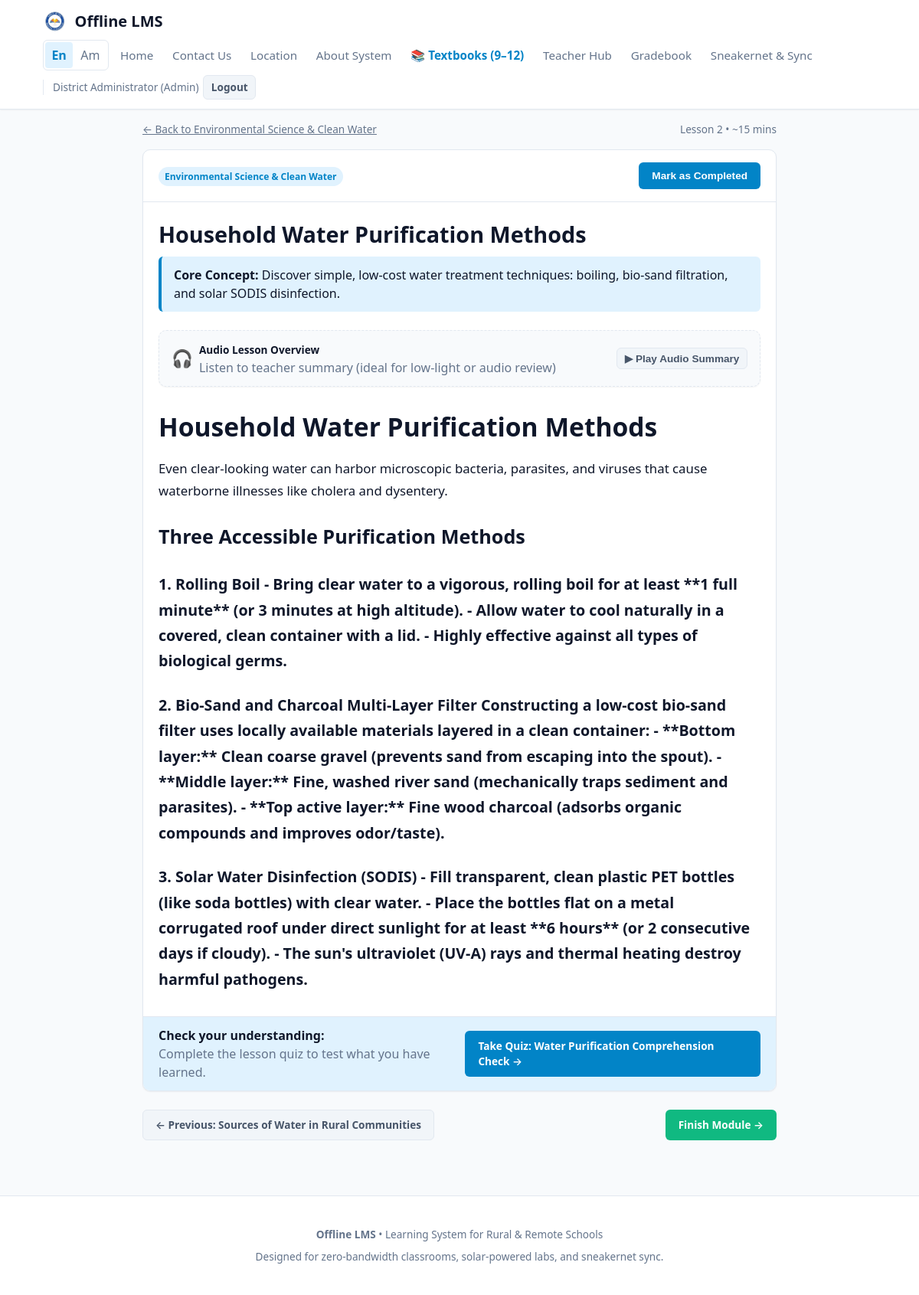
/student/lesson/2 (signed in), run on the app's committed database.
### tables this page shows
CREATE TABLE subjects (
    id INTEGER PRIMARY KEY AUTOINCREMENT,
    title TEXT NOT NULL,
    code TEXT UNIQUE NOT NULL,
    grade_level TEXT NOT NULL,
    description TEXT,
    icon TEXT DEFAULT 'book',
    created_by INTEGER,
    created_at TIMESTAMP DEFAULT CURRENT_TIMESTAMP,
    FOREIGN KEY(created_by) REFERENCES users(id) ON DELETE SET NULL
);

CREATE TABLE lessons (
    id INTEGER PRIMARY KEY AUTOINCREMENT,
    subject_id INTEGER NOT NULL,
    title TEXT NOT NULL,
    order_num INTEGER DEFAULT 1,
    content_markdown TEXT NOT NULL,
    summary TEXT,
    estimated_minutes INTEGER DEFAULT 15,
    has_audio_guide INTEGER DEFAULT 0,
    created_at TIMESTAMP DEFAULT CURRENT_TIMESTAMP,
    FOREIGN KEY(subject_id) REFERENCES subjects(id) ON DELETE CASCADE
);

CREATE TABLE quizzes (
    id INTEGER PRIMARY KEY AUTOINCREMENT,
    lesson_id INTEGER,
    subject_id INTEGER NOT NULL,
    title TEXT NOT NULL,
    description TEXT,
    passing_score INTEGER DEFAULT 70,
    created_at TIMESTAMP DEFAULT CURRENT_TIMESTAMP,
    FOREIGN KEY(lesson_id) REFERENCES lessons(id) ON DELETE SET NULL,
    FOREIGN KEY(subject_id) REFERENCES subjects(id) ON DELETE CASCADE
);

### app/routes/student_routes.py (the view)
@bp.route("/lesson/<int:lesson_id>")
@login_required
def lesson_view(lesson_id):
    user_id = session["user_id"]
    with db_session() as conn:
        cursor = conn.cursor()
        cursor.execute("""
            SELECT l.*, s.title as subject_title, s.id as subject_id,
                   CASE WHEN lc.id IS NOT NULL THEN 1 ELSE 0 END as is_completed
            FROM lessons l
            JOIN subjects s ON l.subject_id = s.id
            LEFT JOIN lesson_completions lc ON l.id = lc.lesson_id AND lc.student_id = ?
            WHERE l.id = ?
        """, (user_id, lesson_id))
        lesson_row = cursor.fetchone()
        if not lesson_row:
            abort(404)
        lesson = dict(lesson_row)
        cursor.execute("""
            SELECT id, title FROM lessons
            WHERE subject_id = ? AND order_num > ?
            ORDER BY order_num ASC LIMIT 1
        """, (lesson["subject_id"], lesson["order_num"]))
        next_lesson = cursor.fetchone()
        cursor.execute("""
            SELECT id, title FROM lessons
            WHERE subject_id = ? AND order_num < ?
            ORDER BY order_num DESC LIMIT 1
        """, (lesson["subject_id"], lesson["order_num"]))
        prev_lesson = cursor.fetchone()
        cursor.execute("""
            SELECT id, title, passing_score FROM quizzes WHERE lesson_id = ?
        """, (lesson_id,))
        quizzes = [dict(row) for row in cursor.fetchall()]
    return render_template("student/lesson_view.html", lesson=lesson,
                           next_lesson=dict(next_lesson) if next_lesson else None,
                           prev_lesson=dict(prev_lesson) if prev_lesson else None,
                           quizzes=quizzes)

### app/auth.py (called while the page is built)
def login_required(f):
    @wraps(f)
    def decorated_function(*args, **kwargs):
        if "user_id" not in session:
            flash("Please sign in to access this page.", "warning")
            return redirect(url_for("auth.login", next=request.path))
        return f(*args, **kwargs)
    return decorated_function

### app/database.py (called while the page is built)
def get_connection():
    conn = sqlite3.connect(Config.DATABASE, timeout=15.0)
    conn.row_factory = sqlite3.Row
    conn.execute("PRAGMA foreign_keys = ON;")
    conn.execute("PRAGMA journal_mode = WAL;")
    return conn

@contextmanager
def db_session():
    conn = get_connection()
    try:
        yield conn
        conn.commit()
    except Exception:
        conn.rollback()
        raise
    finally:
        conn.close()

### app/templates/student/lesson_view.html (shortened to what this page needs)
{% extends 'base.html' %}
{% block content %}
<div class="container" style="max-width: 860px;">
  <div class="mb-3 d-flex justify-between align-center">
    <a href="{{ url_for('student.subject_detail', subject_id=lesson.subject_id) }}" class="text-sm text-muted">
      &larr; Back to {{ lesson.subject_title }}
    </a>
    <span class="text-sm text-muted">Lesson {{ lesson.order_num }} &bull; ~{{ lesson.estimated_minutes }} mins</span>
  </div>
  <div class="card mb-4">
    <div class="card-header d-flex justify-between align-center">
      <div>
        <span class="badge badge-primary">{{ lesson.subject_title }}</span>
      </div>
      <div>
        {% if lesson.is_completed %}
          <button id="complete-lesson-btn" class="btn btn-success text-sm" disabled>✓ Lesson Completed</button>
        {% else %}
          <button id="complete-lesson-btn" onclick="markLessonComplete({{ lesson.id }})" class="btn btn-primary text-sm">
            Mark as Completed
          </button>
        {% endif %}
      </div>
    </div>
    <div class="card-body">
      <h1 class="mb-2" style="font-size: 1.8rem;">{{ lesson.title }}</h1>
      {% if lesson.summary %}
        <div style="background: var(--primary-light); border-left: 4px solid var(--primary); padding: 0.75rem 1rem; border-radius: var(--radius-sm); margin-bottom: 1.5rem;">
          <strong>Core Concept:</strong> {{ lesson.summary }}
        </div>
      {% endif %}
      <div class="card mb-4" style="background: var(--bg-main); border: 1px dashed var(--border);">
        <div class="card-body d-flex align-center justify-between" style="padding: 0.75rem 1rem;">
          <div class="d-flex align-center gap-1">
            <span style="font-size: 1.4rem;">🎧</span>
            <div>
              <strong class="text-sm">Audio Lesson Overview</strong>
              <p class="text-xs text-muted">Listen to teacher summary (ideal for low-light or audio review)</p>
            </div>
          </div>
          <button onclick="toggleAudioDemo(this)" class="btn btn-secondary text-sm" style="padding: 0.3rem 0.6rem;">
            ▶ Play Audio Summary
          </button>
        </div>
      </div>
      <div class="lesson-body">
        {% for paragraph in lesson.content_markdown.split('\n\n') %}
          {% if paragraph.startswith('### ') %}
            <h3>{{ paragraph[4:] }}</h3>
          {% elif paragraph.startswith('## ') %}
            <h2>{{ paragraph[3:] }}</h2>
          {% elif paragraph.startswith('# ') %}
            <h1>{{ paragraph[2:] }}</h1>
          {% elif paragraph.startswith('> ') %}
            <blockquote>{{ paragraph[2:] }}</blockquote>
          {% else %}
            <p>{{ paragraph }}</p>
          {% endif %}
        {% endfor %}
      </div>
    </div>
    {% if quizzes %}
      <div class="card-footer" style="background: var(--primary-light); border-top: 1px solid var(--border);">
        <div class="d-flex justify-between align-center">
          <div>
            <strong>Check your understanding:</strong>
            <p class="text-xs text-muted">Complete the lesson quiz to test what you have learned.</p>
          </div>
          {% for q in quizzes %}
            <a href="{{ url_for('student.quiz_view', quiz_id=q.id) }}" class="btn btn-primary text-sm">
              Take Quiz: {{ q.title }} &rarr;
            </a>
          {% endfor %}
        </div>
      </div>
    {% endif %}
  </div>
  <div class="d-flex justify-between align-center mb-4">
    {% if prev_lesson %}
      <a href="{{ url_for('student.lesson_view', lesson_id=prev_lesson.id) }}" class="btn btn-secondary text-sm">
        &larr; Previous: {{ prev_lesson.title }}
      </a>
    {% else %}
      <div></div>
    {% endif %}
    {% if next_lesson %}
      <a href="{{ url_for('student.lesson_view', lesson_id=next_lesson.id) }}" class="btn btn-primary text-sm">
        Next: {{ next_lesson.title }} &rarr;
      </a>
    {% else %}
      <a href="{{ url_for('student.subject_detail', subject_id=lesson.subject_id) }}" class="btn btn-success text-sm">
        Finish Module &rarr;
      </a>
    {% endif %}
  </div>
</div>
{% endblock %}

### app/static/css/app.css (style rules this page uses)
:root { --primary: #0284c7; --primary-hover: #0369a1; --primary-light: #e0f2fe; --secondary: #475569; --secondary-light: #f1f5f9; --success: #10b981; --success-light: #d1fae5; --warning: #f59e0b; --warning-light: #fef3c7; --danger: #ef4444; --danger-light: #fee2e2; --bg-main: #f8fafc; --bg-card: #ffffff; --text-main: #0f172a; --text-muted: #64748b; --border: #e2e8f0; --radius-sm: 6px; --radius-md: 10px; --radius-lg: 16px; --radius-full: 9999px; --shadow-sm: 0 1px 2px 0 rgb(0 0 0 / 0.05); --shadow-md: 0 4px 6px -1px rgb(0 0 0 / 0.1), 0 2px 4px -2px rgb(0 0 0 / 0.1); --shadow-lg: 0 10px 15px -3px rgb(0 0 0 / 0.1), 0 4px 6px -4px rgb(0 0 0 / 0.1); --font: system-ui, -apple-system, BlinkMacSystemFont, 'Segoe UI', Roboto, Helvetica, Arial, sans-serif; }
* { box-sizing: border-box; margin: 0; padding: 0; }
body { font-family: var(--font); background-color: var(--bg-main); color: var(--text-main); line-height: 1.5; min-height: 100vh; display: flex; flex-direction: column; }
.container { width: 100%; max-width: 1120px; margin: 0 auto; padding: 1rem; }
.card { background-color: var(--bg-card); border-radius: var(--radius-md); border: 1px solid var(--border); box-shadow: var(--shadow-sm); transition: transform 0.15s ease, box-shadow 0.15s ease; overflow: hidden; }
.card-header { padding: 1rem 1.25rem; border-bottom: 1px solid var(--border); font-weight: 600; display: flex; align-items: center; justify-content: space-between; }
.card-body { padding: 1.25rem; }
.card-footer { padding: 0.75rem 1.25rem; background-color: var(--bg-main); border-top: 1px solid var(--border); }
.btn { display: inline-flex; align-items: center; justify-content: center; gap: 0.4rem; padding: 0.55rem 1rem; border-radius: var(--radius-sm); font-size: 0.95rem; font-weight: 600; cursor: pointer; border: 1px solid transparent; text-decoration: none; transition: all 0.15s ease; }
.btn-primary { background-color: var(--primary); color: #ffffff; }
.btn-secondary { background-color: var(--secondary-light); color: var(--secondary); border-color: var(--border); }
.btn-success { background-color: var(--success); color: #ffffff; }
.badge { display: inline-block; padding: 0.2rem 0.5rem; border-radius: var(--radius-full); font-size: 0.75rem; font-weight: 600; }
.badge-primary { background-color: var(--primary-light); color: var(--primary); }
.lesson-body { font-size: 1.05rem; line-height: 1.7; }
.lesson-body h1, .lesson-body h2, .lesson-body h3 { margin-top: 1.5rem; margin-bottom: 0.75rem; color: var(--text-main); }
.lesson-body p { margin-bottom: 1rem; }
.d-flex { display: flex; }
.justify-between { justify-content: space-between; }
.align-center { align-items: center; }
.gap-1 { gap: 0.5rem; }
.mb-2 { margin-bottom: 0.5rem; }
.mb-3 { margin-bottom: 1rem; }
.mb-4 { margin-bottom: 1.5rem; }
.text-sm { font-size: 0.85rem; }
.text-muted { color: var(--text-muted); }

### data on the page
subjects: subject_title "Environmental Science & Clean Water"
lessons: order_num "2", estimated_minutes "15", title "Household Water Purification Methods", summary "Discover simple, low-cost water treatment techniques: boiling, bio-sand filtration, and solar SODIS disinfection."
quizzes: title "Water Purification Comprehension Check"
lessons: title "Sources of Water in Rural Communities"

### other printed values
{{ session.get('full_name', session.get('username')) }} "District Administrator"
{{ session.get('role')|capitalize }} "Admin"
{{ paragraph[2:] }} "Household Water Purification Methods"
{{ paragraph }} "Even clear-looking water can harbor microscopic bacteria, parasites, and viruses that cause waterborne illnesses like cholera and dysentery."
{{ paragraph[3:] }} "Three Accessible Purification Methods"
